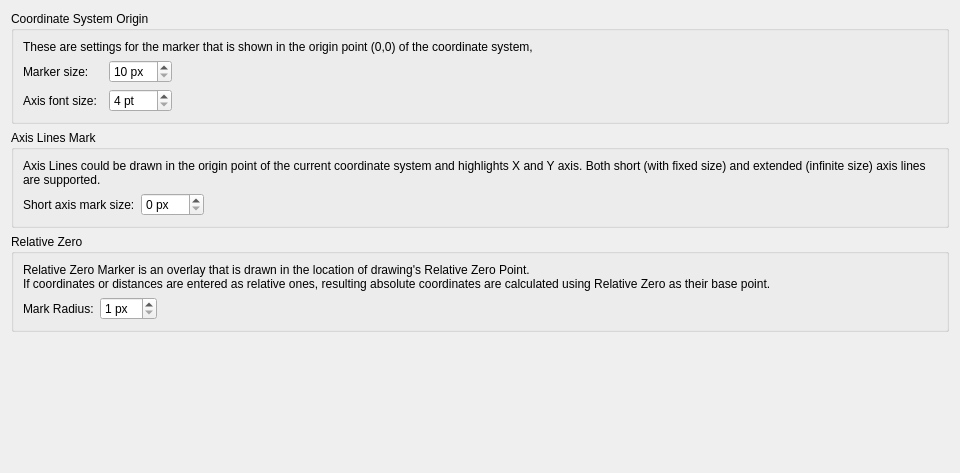
<?xml version="1.0" encoding="UTF-8"?>
<ui version="4.0">
 <class>LC_SettingsPageDraftingMetricsOriginMarkers</class>
 <widget class="QWidget" name="LC_SettingsPageDraftingMetricsOriginMarkers">
  <property name="geometry">
   <rect>
    <x>0</x>
    <y>0</y>
    <width>960</width>
    <height>473</height>
   </rect>
  </property>
  <layout class="QVBoxLayout" name="verticalLayout">
   <item>
    <widget class="QGroupBox" name="gbOriginMarkers">
     <property name="title">
      <string>Coordinate System Origin</string>
     </property>
     <layout class="QGridLayout" name="gridLayout_2">
      <item row="2" column="2">
       <widget class="QSpinBox" name="sbZeroMarkerFontSize">
        <property name="toolTip">
         <string>Axis Font Size\n\nFont size that should be used for drawing name of axis in coordinate system zero.</string>
        </property>
        <property name="suffix">
         <string> pt</string>
        </property>
        <property name="minimum">
         <number>4</number>
        </property>
        <property name="maximum">
         <number>48</number>
        </property>
       </widget>
      </item>
      <item row="2" column="0">
       <widget class="QLabel" name="lblZeroMarkerFontSize">
        <property name="text">
         <string>Axis font size:</string>
        </property>
       </widget>
      </item>
      <item row="0" column="0" colspan="4">
       <widget class="QLabel" name="label_2">
        <property name="text">
         <string>These are settings for the marker that is shown in the origin point (0,0) of the coordinate system,</string>
        </property>
        <property name="wordWrap">
         <bool>true</bool>
        </property>
       </widget>
      </item>
      <item row="1" column="3">
       <spacer name="horizontalSpacer_2">
        <property name="orientation">
         <enum>Qt::Orientation::Horizontal</enum>
        </property>
        <property name="sizeHint" stdset="0">
         <size>
          <width>0</width>
          <height>0</height>
         </size>
        </property>
       </spacer>
      </item>
      <item row="1" column="0">
       <widget class="QLabel" name="lblZeroMarkerSize">
        <property name="text">
         <string>Marker size:</string>
        </property>
       </widget>
      </item>
      <item row="1" column="2">
       <widget class="QSpinBox" name="sbZeroMarkerSize">
        <property name="toolTip">
         <string>Origin Marker Size

Diameter of UCS and WCS origin markers in screen pixels.

                                    </string>
        </property>
        <property name="suffix">
         <string> px</string>
        </property>
        <property name="minimum">
         <number>10</number>
        </property>
        <property name="maximum">
         <number>200</number>
        </property>
       </widget>
      </item>
     </layout>
    </widget>
   </item>
   <item>
    <widget class="QGroupBox" name="groupBox">
     <property name="title">
      <string>Axis Lines Mark</string>
     </property>
     <layout class="QGridLayout" name="gridLayout_4">
      <item row="1" column="0">
       <widget class="QLabel" name="lblZeroShortAxisMarkSize">
        <property name="text">
         <string>Short axis mark size:</string>
        </property>
       </widget>
      </item>
      <item row="1" column="1">
       <widget class="QSpinBox" name="sbZeroShortAxisMarkSize">
        <property name="toolTip">
         <string>Short Axis Line Size

Size of fixed Axis Lines drawn in absolute zero point.</string>
        </property>
        <property name="suffix">
         <string> px</string>
        </property>
        <property name="minimum">
         <number>0</number>
        </property>
        <property name="maximum">
         <number>150</number>
        </property>
       </widget>
      </item>
      <item row="1" column="2">
       <spacer name="horizontalSpacer_4">
        <property name="orientation">
         <enum>Qt::Orientation::Horizontal</enum>
        </property>
        <property name="sizeHint" stdset="0">
         <size>
          <width>0</width>
          <height>0</height>
         </size>
        </property>
       </spacer>
      </item>
      <item row="0" column="0" colspan="3">
       <widget class="QLabel" name="label_4">
        <property name="text">
         <string>Axis Lines could be drawn in the origin point of the current coordinate system and highlights X and Y axis. Both short (with fixed size) and extended (infinite size) axis lines are supported.</string>
        </property>
        <property name="wordWrap">
         <bool>true</bool>
        </property>
       </widget>
      </item>
     </layout>
    </widget>
   </item>
   <item>
    <widget class="QGroupBox" name="groupBox_2">
     <property name="title">
      <string>Relative Zero</string>
     </property>
     <layout class="QGridLayout" name="gridLayout_5">
      <item row="1" column="2">
       <spacer name="horizontalSpacer_5">
        <property name="orientation">
         <enum>Qt::Orientation::Horizontal</enum>
        </property>
        <property name="sizeHint" stdset="0">
         <size>
          <width>0</width>
          <height>0</height>
         </size>
        </property>
       </spacer>
      </item>
      <item row="1" column="1">
       <widget class="QSpinBox" name="sbRelZeroRadius">
        <property name="toolTip">
         <string>Relative Zero Radius

Radius of the Relative Zero marker in screen pixels.</string>
        </property>
        <property name="suffix">
         <string> px</string>
        </property>
        <property name="minimum">
         <number>1</number>
        </property>
        <property name="maximum">
         <number>50</number>
        </property>
       </widget>
      </item>
      <item row="1" column="0">
       <widget class="QLabel" name="lblRelZeroRadius">
        <property name="text">
         <string>Mark Radius:</string>
        </property>
       </widget>
      </item>
      <item row="0" column="0" colspan="3">
       <widget class="QLabel" name="label_3">
        <property name="text">
         <string>Relative Zero Marker is an overlay that is drawn in the location of drawing's Relative Zero Point.
If coordinates or distances are entered as relative ones, resulting absolute coordinates are calculated using Relative Zero as their base point.  </string>
        </property>
        <property name="wordWrap">
         <bool>true</bool>
        </property>
       </widget>
      </item>
     </layout>
    </widget>
   </item>
   <item>
    <spacer name="spacer">
     <property name="orientation">
      <enum>Qt::Orientation::Vertical</enum>
     </property>
     <property name="sizeHint" stdset="0">
      <size>
       <width>0</width>
       <height>0</height>
      </size>
     </property>
    </spacer>
   </item>
  </layout>
 </widget>
 <resources/>
 <connections/>
</ui>
